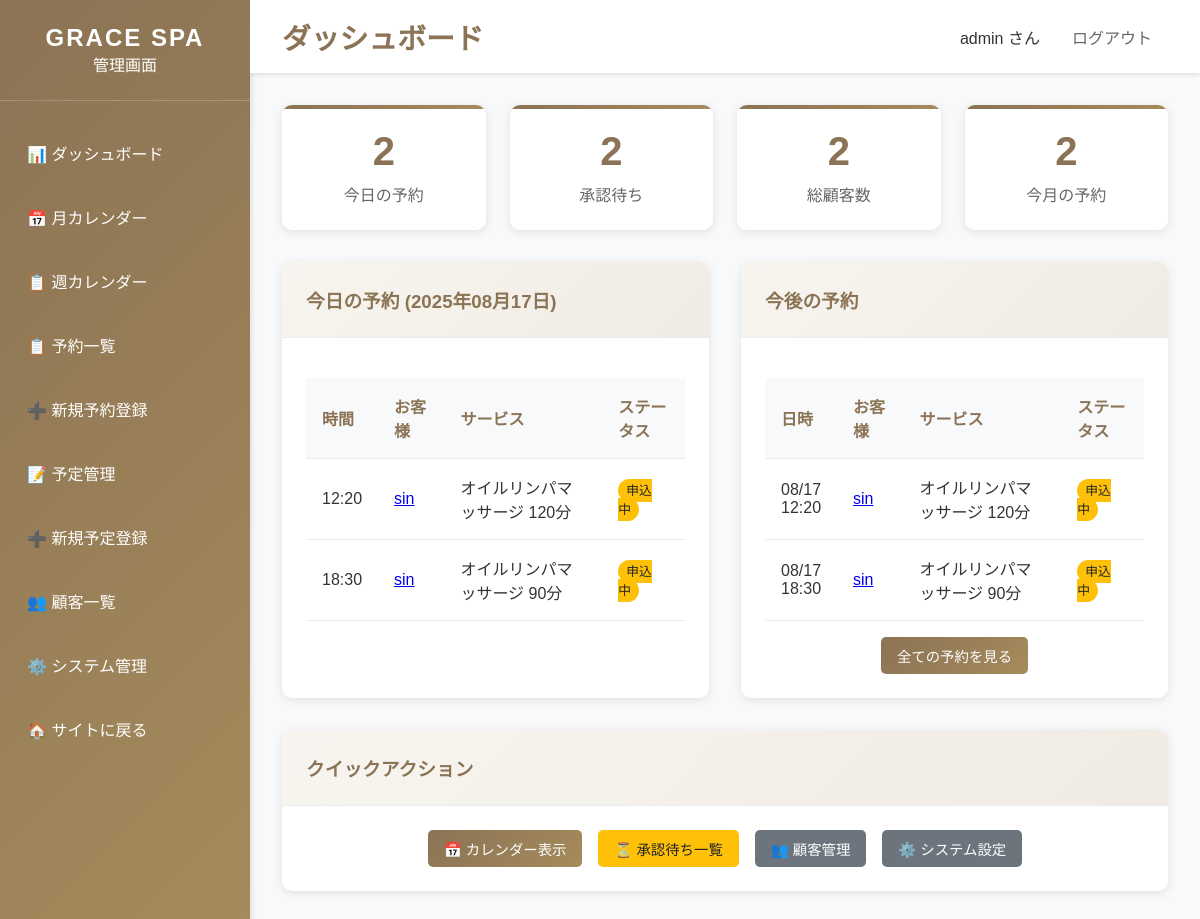
The page /dashboard/ (signed in) on the database its author committed.
### bookings/models.py (models this page shows, shortened)
class Booking(models.Model):
    STATUS_CHOICES = [
        ('pending', '承認待ち'),
        ('confirmed', '確定'),
        ('completed', '完了'),
        ('cancelled', 'キャンセル'),
    ]
    customer = models.ForeignKey(Customer, on_delete=models.CASCADE, verbose_name='顧客')
    service = models.ForeignKey(Service, on_delete=models.CASCADE, verbose_name='サービス')
    therapist = models.ForeignKey(Therapist, on_delete=models.SET_NULL, null=True, blank=True, verbose_name='施術者')
    booking_date = models.DateField('予約日')
    booking_time = models.TimeField('予約時間')
    status = models.CharField('ステータス', max_length=20, choices=STATUS_CHOICES, default='pending')
    notes = models.TextField('備考', blank=True)
    created_at = models.DateTimeField('作成日時', auto_now_add=True)
    updated_at = models.DateTimeField('更新日時', auto_now=True)
    class Meta:
        verbose_name = '予約'
        verbose_name_plural = '予約'
        ordering = ['-booking_date', '-booking_time']
        unique_together = ['therapist', 'booking_date', 'booking_time']

class Customer(models.Model):
    name = models.CharField('名前', max_length=100)
    email = models.EmailField('メールアドレス', unique=True)
    phone = models.CharField('電話番号', max_length=20)
    notes = models.TextField('備考', blank=True)
    created_at = models.DateTimeField('作成日時', auto_now_add=True)
    updated_at = models.DateTimeField('更新日時', auto_now=True)
    class Meta:
        verbose_name = '顧客'
        verbose_name_plural = '顧客'
        ordering = ['-created_at']

class Service(models.Model):
    name = models.CharField('サービス名', max_length=100)
    description = models.TextField('説明', blank=True)
    duration_minutes = models.PositiveIntegerField('施術時間（分）')
    price = models.PositiveIntegerField('料金')
    is_active = models.BooleanField('有効', default=True)
    sort_order = models.PositiveIntegerField('表示順', default=0)
    created_at = models.DateTimeField('作成日時', auto_now_add=True)
    updated_at = models.DateTimeField('更新日時', auto_now=True)
    class Meta:
        verbose_name = 'サービス'
        verbose_name_plural = 'サービス'
        ordering = ['sort_order', 'name']

### dashboard/views.py (the view)
# urls.py: path('dashboard/', views.dashboard_home, name='home'),
@staff_member_required
def dashboard_home(request):
    today = timezone.now().date()
    today_bookings = Booking.objects.filter(
        booking_date=today,
        status__in=['pending', 'confirmed']
    ).order_by('booking_time')
    try:
        today_schedules = Schedule.objects.filter(
            schedule_date=today,
            is_active=True
        ).order_by('start_time')
    except:
        today_schedules = []
    stats = {
        'today_bookings': today_bookings.count(),
        'today_schedules': len(today_schedules),
        'pending_bookings': Booking.objects.filter(status='pending').count(),
        'total_customers': Customer.objects.count(),
        'this_month_bookings': Booking.objects.filter(
            booking_date__year=today.year,
            booking_date__month=today.month
        ).count(),
    }
    upcoming_bookings = Booking.objects.filter(
        booking_date__gte=today,
        booking_date__lte=today + timedelta(days=7),
        status__in=['pending', 'confirmed']
    ).order_by('booking_date', 'booking_time')[:10]
    context = {
        'title': 'ダッシュボード - GRACE SPA管理画面',
        'today': today,
        'today_bookings': today_bookings,
        'today_schedules': today_schedules,
        'upcoming_bookings': upcoming_bookings,
        'stats': stats,
    }
    return render(request, 'dashboard/home.html', context)

### templates/dashboard/home.html (shortened to what this page needs)
{% extends 'dashboard/base_dashboard.html' %}
{% block page_title %}ダッシュボード{% endblock %}
{% block content %}
<div class="stats-grid">
    <div class="stat-card">
        <div class="stat-number">{{ stats.today_bookings }}</div>
        <div class="stat-label">今日の予約</div>
    </div>
    <div class="stat-card">
        <div class="stat-number">{{ stats.pending_bookings }}</div>
        <div class="stat-label">承認待ち</div>
    </div>
    <div class="stat-card">
        <div class="stat-number">{{ stats.total_customers }}</div>
        <div class="stat-label">総顧客数</div>
    </div>
    <div class="stat-card">
        <div class="stat-number">{{ stats.this_month_bookings }}</div>
        <div class="stat-label">今月の予約</div>
    </div>
</div>
<div style="display: grid; grid-template-columns: 1fr 1fr; gap: 2rem;">
    <div class="card">
        <div class="card-header">
            <h3>今日の予約 ({{ today|date:"Y年m月d日" }})</h3>
        </div>
        <div class="card-body">
            {% if today_bookings %}
                <table class="table">
                    <thead>
                        <tr>
                            <th>時間</th>
                            <th>お客様</th>
                            <th>サービス</th>
                            <th>ステータス</th>
                        </tr>
                    </thead>
                    <tbody>
                        {% for booking in today_bookings %}
                        <tr>
                            <td>{{ booking.booking_time }}</td>
                            <td>
                                <a href="{% url 'dashboard:booking_detail' booking.id %}">
                                    {{ booking.customer.name }}
                                </a>
                            </td>
                            <td>{{ booking.service.name }}</td>
                            <td>
                                {% if booking.status == 'pending' %}
                                    <span class="badge badge-pending">申込中</span>
                                {% elif booking.status == 'confirmed' %}
                                    <span class="badge badge-confirmed">確定</span>
                                {% endif %}
                            </td>
                        </tr>
                        {% endfor %}
                    </tbody>
                </table>
            {% else %}
                <p style="text-align: center; color: #666; padding: 2rem;">今日の予約はありません</p>
            {% endif %}
        </div>
    </div>
    <div class="card">
        <div class="card-header">
            <h3>今後の予約</h3>
        </div>
        <div class="card-body">
            {% if upcoming_bookings %}
                <table class="table">
                    <thead>
                        <tr>
                            <th>日時</th>
                            <th>お客様</th>
                            <th>サービス</th>
                            <th>ステータス</th>
                        </tr>
                    </thead>
                    <tbody>
                        {% for booking in upcoming_bookings %}
                        <tr>
                            <td>{{ booking.booking_date|date:"m/d" }}<br>{{ booking.booking_time }}</td>
                            <td>
                                <a href="{% url 'dashboard:booking_detail' booking.id %}">
                                    {{ booking.customer.name }}
                                </a>
                            </td>
                            <td>{{ booking.service.name }}</td>
                            <td>
                                {% if booking.status == 'pending' %}
                                    <span class="badge badge-pending">申込中</span>
                                {% elif booking.status == 'confirmed' %}
                                    <span class="badge badge-confirmed">確定</span>
                                {% endif %}
                            </td>
                        </tr>
                        {% endfor %}
                    </tbody>
                </table>
                <div style="text-align: center; margin-top: 1rem;">
                    <a href="{% url 'dashboard:booking_list' %}" class="btn btn-primary">全ての予約を見る</a>
                </div>
            {% else %}
                <p style="text-align: center; color: #666; padding: 2rem;">今後の予約はありません</p>
            {% endif %}
        </div>
    </div>
</div>
<div class="card">
    <div class="card-header">
        <h3>クイックアクション</h3>
    </div>
    <div class="card-body">
        <div style="display: flex; gap: 1rem; justify-content: center;">
            <a href="{% url 'dashboard:calendar' %}" class="btn btn-primary">📅 カレンダー表示</a>
            <a href="{% url 'dashboard:booking_list' %}?status=pending" class="btn btn-warning">⏳ 承認待ち一覧</a>
            <a href="{% url 'dashboard:customer_list' %}" class="btn btn-secondary">👥 顧客管理</a>
            <a href="/admin/" class="btn btn-secondary">⚙️ システム設定</a>
        </div>
    </div>
</div>
{% endblock %}

### templates/dashboard/base_dashboard.html (shortened to what this page needs)
<!DOCTYPE html>
<html lang="ja">
<head>
</head>
<body>
    <div class="dashboard-container">
        <nav class="sidebar">
            <div class="sidebar-header">
                <h2>GRACE SPA</h2>
                <p>管理画面</p>
            </div>
            <ul class="sidebar-nav">
                <li class="nav-item">
                    <a href="{% url 'dashboard:home' %}" class="nav-link">
                        📊 ダッシュボード
                    </a>
                </li>
                <li class="nav-item">
                    <a href="{% url 'dashboard:calendar' %}" class="nav-link">
                        📅 月カレンダー
                    </a>
                </li>
                <li class="nav-item">
                    <a href="{% url 'dashboard:week_calendar' %}" class="nav-link">
                        📋 週カレンダー
                    </a>
                </li>
                <li class="nav-item">
                    <a href="{% url 'dashboard:booking_list' %}" class="nav-link">
                        📋 予約一覧
                    </a>
                </li>
                <li class="nav-item">
                    <a href="{% url 'dashboard:booking_create' %}" class="nav-link">
                        ➕ 新規予約登録
                    </a>
                </li>
                <li class="nav-item">
                    <a href="{% url 'dashboard:schedule_list' %}" class="nav-link">
                        📝 予定管理
                    </a>
                </li>
                <li class="nav-item">
                    <a href="{% url 'dashboard:schedule_create' %}" class="nav-link">
                        ➕ 新規予定登録
                    </a>
                </li>
                <li class="nav-item">
                    <a href="{% url 'dashboard:customer_list' %}" class="nav-link">
                        👥 顧客一覧
                    </a>
                </li>
                <li class="nav-item">
                    <a href="/admin/" class="nav-link">
                        ⚙️ システム管理
                    </a>
                </li>
                <li class="nav-item">
                    <a href="{% url 'website:home' %}" class="nav-link">
                        🏠 サイトに戻る
                    </a>
                </li>
            </ul>
        </nav>
        <main class="main-content">
            <div class="topbar">
                <h1>{% block page_title %}ダッシュボード{% endblock %}</h1>
                <div class="user-info">
                    <span>{{ user.username }} さん</span>
                    <a href="/admin/logout/">ログアウト</a>
                </div>
            </div>
            <div class="content-area">
                {% block content %}
                {% endblock %}
            </div>
        </main>
    </div>
</body>
</html>

### templates/dashboard/base_dashboard.html (style rules this page uses)
* { margin: 0; padding: 0; box-sizing: border-box; }
body { font-family: 'Noto Sans JP', sans-serif; background-color: #f8f9fa; color: #333; }
.dashboard-container { display: flex; min-height: 100vh; }
.sidebar { width: 250px; background: linear-gradient(135deg, #8b7355 0%, #a68b5b 100%); color: white; padding: 0; box-shadow: 2px 0 5px rgba(0,0,0,0.1); }
.sidebar-header { padding: 1.5rem; border-bottom: 1px solid rgba(255,255,255,0.2); text-align: center; }
.sidebar-header h2 { font-size: 1.5rem; letter-spacing: 2px; }
.sidebar-nav { padding: 1rem 0; }
.nav-item { margin: 0.5rem 0; }
.nav-link { display: block; padding: 1rem 1.5rem; color: white; text-decoration: none; transition: all 0.3s; border-left: 3px solid transparent; }
.main-content { flex: 1; overflow-x: auto; }
.topbar { background: white; padding: 1rem 2rem; box-shadow: 0 2px 4px rgba(0,0,0,0.1); display: flex; justify-content: space-between; align-items: center; }
.topbar h1 { color: #8b7355; font-size: 1.8rem; }
.user-info { display: flex; align-items: center; gap: 1rem; }
.user-info a { color: #666; text-decoration: none; padding: 0.5rem 1rem; border-radius: 5px; transition: background-color 0.3s; }
.content-area { padding: 2rem; }
.card { background: white; border-radius: 10px; box-shadow: 0 2px 10px rgba(0,0,0,0.1); margin-bottom: 2rem; }
.card-header { padding: 1.5rem; border-bottom: 1px solid #e9ecef; background: linear-gradient(135deg, #f8f5f0 0%, #f0ebe3 100%); border-radius: 10px 10px 0 0; }
.card-header h3 { color: #8b7355; margin: 0; }
.card-body { padding: 1.5rem; }
.btn { padding: 0.5rem 1rem; border: none; border-radius: 5px; text-decoration: none; display: inline-block; cursor: pointer; font-size: 0.9rem; transition: all 0.3s; }
.btn-primary { background: linear-gradient(135deg, #8b7355 0%, #a68b5b 100%); color: white; }
.btn-warning { background: #ffc107; color: #212529; }
.btn-secondary { background: #6c757d; color: white; }
.table { width: 100%; border-collapse: collapse; margin-top: 1rem; }
.table th, .table td { padding: 1rem; text-align: left; border-bottom: 1px solid #e9ecef; }
.table th { background-color: #f8f9fa; font-weight: bold; color: #8b7355; }
.badge { padding: 0.25rem 0.5rem; font-size: 0.8rem; border-radius: 15px; color: white; }
.badge-pending { background: #ffc107; color: #212529; }
.stats-grid { display: grid; grid-template-columns: repeat(auto-fit, minmax(200px, 1fr)); gap: 1.5rem; margin-bottom: 2rem; }
.stat-card { background: white; padding: 1.5rem; border-radius: 10px; box-shadow: 0 2px 10px rgba(0,0,0,0.1); text-align: center; position: relative; overflow: hidden; }
.stat-card::before { content: ''; position: absolute; top: 0; left: 0; right: 0; height: 4px; background: linear-gradient(135deg, #8b7355 0%, #a68b5b 100%); }
.stat-number { font-size: 2.5rem; font-weight: bold; color: #8b7355; margin-bottom: 0.5rem; }
.stat-label { color: #666; font-size: 1rem; }

### rows shown on the page
Booking: booking_time "12:20", customer.name "sin", service.name "オイルリンパマッサージ 120分", status "申込中", booking_date "08/17"
Booking: booking_time "18:30", customer.name "sin", service.name "オイルリンパマッサージ 90分", status "申込中", booking_date "08/17"

### other values the page prints
{{ user.username }} "admin"
{{ stats.today_bookings }} "2"
{{ stats.pending_bookings }} "2"
{{ stats.total_customers }} "2"
{{ stats.this_month_bookings }} "2"
